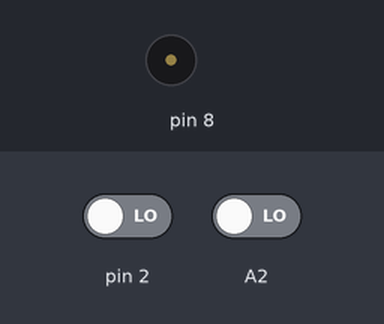
Recording of a sketch running on a simulated Arduino Uno, built with avr-gcc and run on an emulated ATmega328P. Parts: buzzer (waves = sounding). The inputs (shaded band) are chosen by the test bench; at power-on: A2 LOW, pin 2 LOW.

Above: at 1.2 s.
1.3 s: A2 driven HIGH
At 2.6 s:
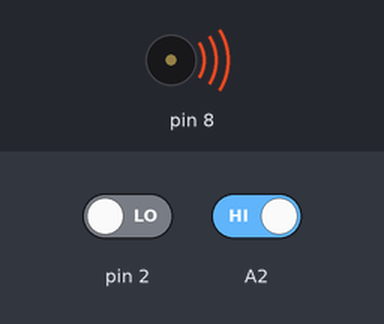
Timing chart, 0 to 4.3 s (numbered marks = the images above; inputs shaded):
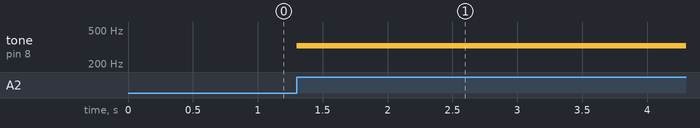

Measured:
- after the input at 1.3 s, tone on pin 8: silent → 329 Hz at once

The sketch:

etape_2.ino
```cpp
// C++ code
//
int EtatBoutonActuel = 0;

int EtatBoutonPrecedent = 0;

int Compteur = 0;

void setup()
{
  pinMode(2, INPUT);
  pinMode(8, OUTPUT);
  pinMode(A2, INPUT);
}

void loop()
{
  EtatBoutonActuel = digitalRead(2);
  // on définit la variable "étatboutonactuel" sur la
  // broche numérique n°2.
  if (EtatBoutonActuel != EtatBoutonPrecedent) {
    // on différencie l'état des deux boutons
    if (EtatBoutonActuel == HIGH) {
      Compteur += 1;
      // on ajoute 1 au compteur pour allumer le bouton
    }
    delay(5); // Wait for 5 millisecond(s)
    // délai pour s'assurer un bon fonctionnement du
    // programme
  };
  EtatBoutonPrecedent = EtatBoutonActuel;
  // programmation de la désactivation du bouton
  if (Compteur % 2 == 0) {
    // on vérifie le reste de la division
  if (digitalRead(A2) == HIGH) {
    tone(8, 329.6, 100); // play tone 60 (C5 = 523 Hz)
    Serial.println("Arduisic - playing tone 60");
  }
  } else {
    // si l'on appuie pas sur le bouton la lampe reste
    // allumée.
  if (digitalRead(A2) == HIGH) {
    tone(8, 440, 100); // play tone 60 (C5 = 523 Hz)
    Serial.println("Arduisic - playing tone 60");
  };
};
}
```
